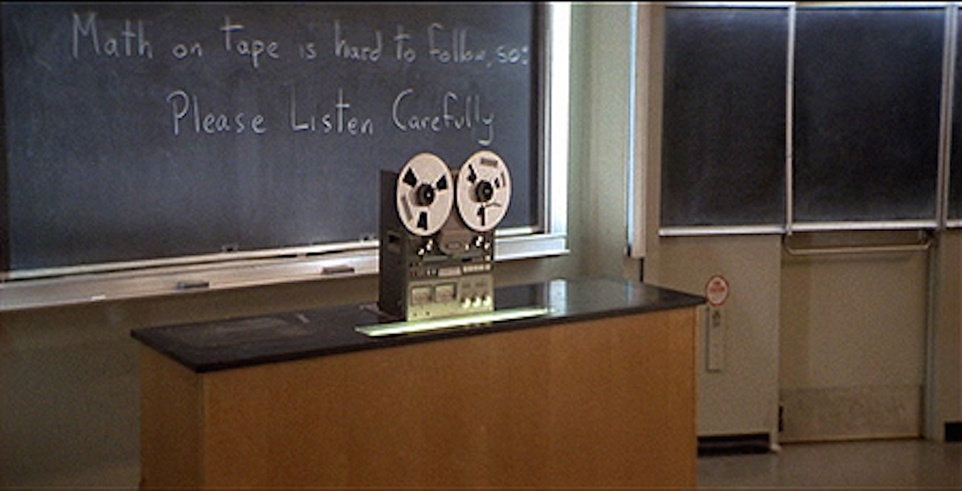
#> input picture hw_signals/recorder.jpg, 962 x 491 px, shrunk from 1875 x 958 before the run
$ jupyter execute signal_process.ipynb
#> lines starting #> are read from the running program, lines starting #| are printed output that depends on the picture; after the words box and inside, x2 and y2 are one past the last pixel; in counts of white or black regions, pixels touching at a corner belong together
[cell 1]
import numpy as np
from numpy.typing import ArrayLike
from scipy import integrate
from matplotlib import pyplot as plt

np.random.seed(0)
plt.rc('font', size=8)
plt.rc('figure', titlesize=10)
plt.rc('axes', titlesize=10, labelsize=8)
plt.rc('xtick', labelsize=8)
plt.rc('ytick', labelsize=8)
plt.rc('legend', fontsize=8)

### 1.b

[cell 2]
# Plot orthogonal cosine basis functions
x_vec = np.arange(0, 1.01, 0.01)
fig, ax = plt.subplots(figsize=(5, 2.5), layout='constrained')
for m in range(6):
    y_vec = np.cos(np.pi * m * x_vec)
    ax.plot(x_vec, y_vec, label=f'm={m}')
ax.set_xlabel('x')
ax.set_ylabel('f(x)')
ax.legend()
ax.grid(True)
fig.savefig('1bfig1.png', dpi=300)
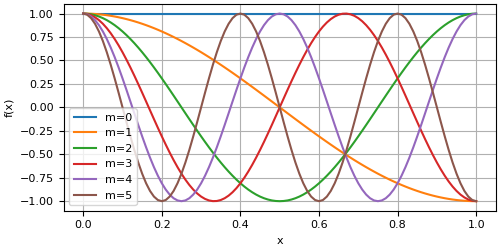
#> figure drawn by matplotlib, 1 panel; curve peaks at x = 0, y = 1; curve peaks at x = 0, y = 1
plt.show()

[cell 3]
# Compute inner product of cosine basis functions
mn_pairs = [(1, 4), (2, 6), (3, 15)]
for m, n in mn_pairs:
    x = np.arange(0, 1.01, 0.01)
    f = np.sin(m * np.pi * x)
    g = np.sin(n * np.pi * x)
    inner_prod = integrate.trapezoid(y=f*g, x=x)
    print(f"Inner product of m={m} and n={n} is: {inner_prod}")

### 3.a

[cell 4]
from skimage.color import rgb2gray

# Read image:
B = plt.imread("recorder.jpg")
#> B is the input picture: shape (491, 962, 3); mean R, G, B 85.4, 73.2, 65.1

# Convert to grayscale:
B = rgb2gray(B)
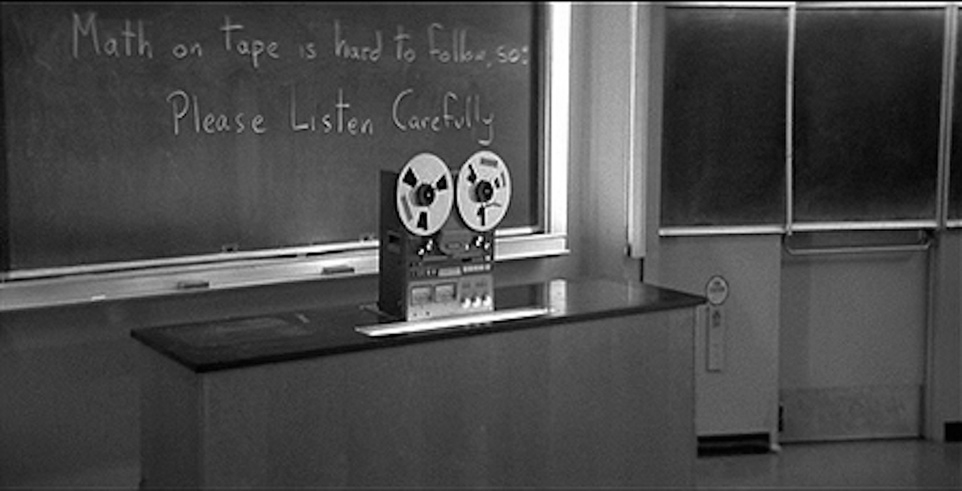
#> B: shape (491, 962) float64; min 0, max 1, mean 0.295

[cell 5]
# Compute printed image size
im_width = 6.5
im_height = B.shape[0] * (6.5 / B.shape[1])
#> im_height = 3.32
im_shape = (im_width, im_height)
#> im_shape = (6.5, 3.32)

# Display image
fig, ax = plt.subplots(figsize=im_shape, layout='constrained')
ax.set_position([0, 0, 1, 1])
ax.imshow(B, cmap='grey', )
ax.set_axis_off()
plt.show()

[cell 6]
B_t = np.fft.fft2(B)  # fourier coefficients

#########################
# AUTOGRADER SUBMISSION #
#########################
A1 = B_t
print(type(A1))
#| <class 'numpy.ndarray'>
print(A1.shape)
#| (491, 962)

### 3.b

[cell 7]
# Plotting inputs
B_t_shift = np.fft.fftshift(B_t)
K_row = np.fft.fftshift(np.fft.fftfreq(B_t.shape[0]))  # row freqs
#> K_row = 491 values from -0.499 to 0.499
K_col = np.fft.fftshift(np.fft.fftfreq(B_t.shape[1]))  # col freqs
#> K_col = 962 values from -0.5 to 0.499

# Compute power spectral density
psd = np.abs(B_t_shift**2)

[cell 8]
# Plot power spectral density
fig, ax = plt.subplots(figsize=(6, 3), layout='constrained')

im = ax.imshow(psd, norm='log', extent=(K_col[0], K_col[-1], K_row[0], K_row[-1]), aspect='auto')
fig.colorbar(im, label='PSD')
ax.set_xlabel('horizontal frequency (cycles per pixel)')
ax.set_ylabel('vertical frequency (cycles per pixel)')
fig.savefig('3bfig1.png', dpi=300)
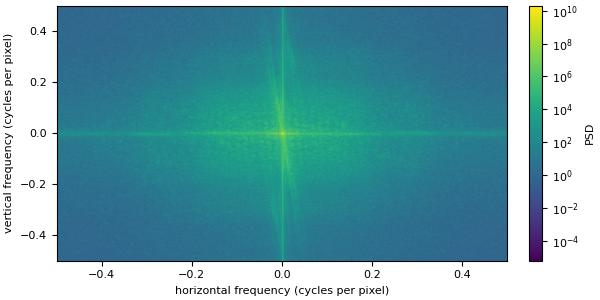
#> figure drawn by matplotlib, 2 panels
plt.show()

### 3.c

[cell 9]
# Display compressed images by truncation
B_t_sort = np.sort(np.abs(B_t.reshape(-1)))

comp_ratios = np.array([0.1, 0.01, 0.002])
B_comp_vec = np.zeros((len(comp_ratios), *B_t.shape))
for i, keep in enumerate(comp_ratios):
    N_keep = int(np.ceil(keep*len(B_t_sort)))
    thresh = B_t_sort[-N_keep]
    ind_keep = np.abs(B_t) > thresh
    B_comp_t = B_t * ind_keep
    B_comp_vec[i] = np.fft.ifft2(B_comp_t).real
    fig, ax = plt.subplots(figsize=im_shape, layout='constrained')
    ax.imshow(B_comp_vec[i], cmap='gray')
    ax.set_axis_off()
    fig.savefig(f'3cfig{i+1}.png', dpi=300)
#> this loop made 3 passes
#> (N_keep, thresh) on passes 1 to 3: (47235, 34.64), (4724, 249.8), (945, 749.1)
#> pass 1, `ind_keep = np.abs(B_t) > thresh`:
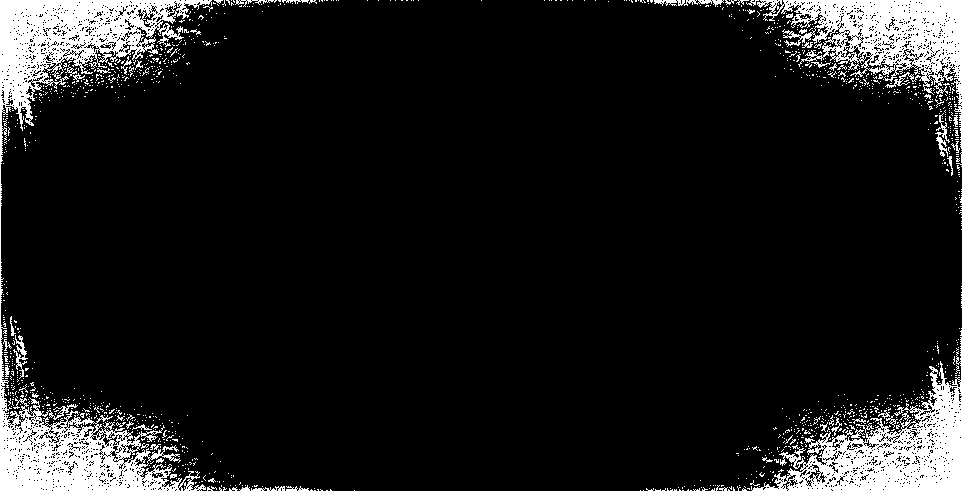
#> ind_keep: shape (491, 962) bool; 10% white; 1310 white regions (1256 under 20 px), largest, box (x1, y1, x2, y2) and area: (0, 0, 212, 491) 21112, (751, 337, 962, 491) 10570, (757, 0, 962, 149) 9976
#> pass 1, `fig.savefig(f'3cfig{i+1}.png', dpi=300)`:
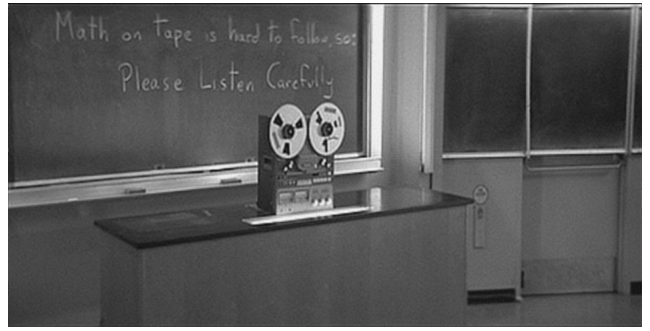
#> figure drawn by matplotlib, 1 panel
#> pass 2, `fig.savefig(f'3cfig{i+1}.png', dpi=300)`:
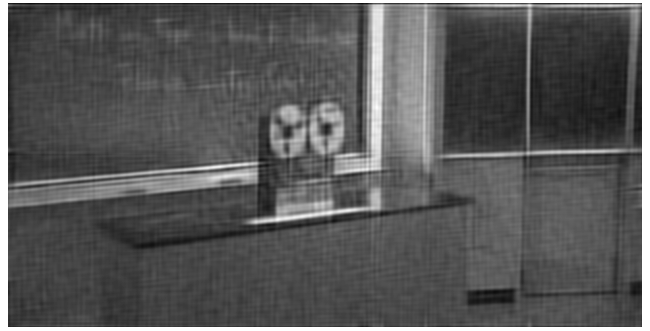
#> figure drawn by matplotlib, 1 panel
#> pass 3, `ind_keep = np.abs(B_t) > thresh`:
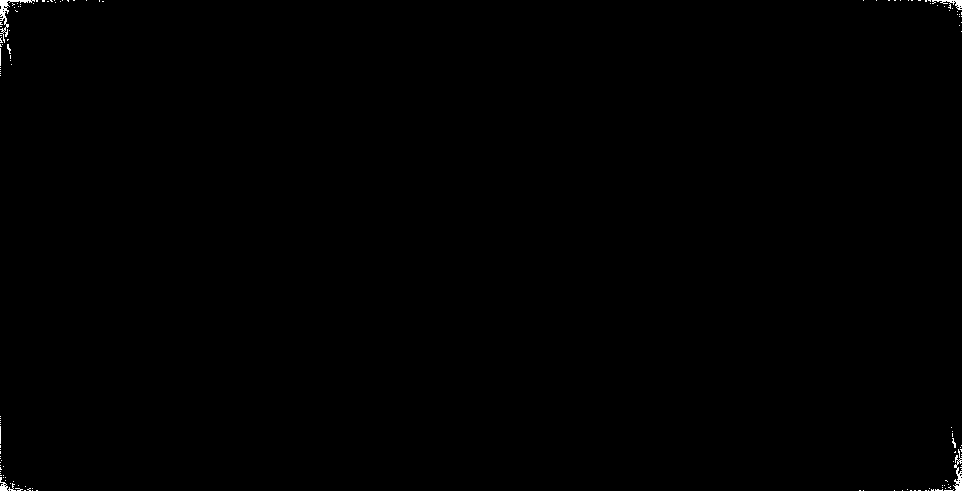
#> ind_keep: shape (491, 962) bool; 0.2% white; 135 white regions (129 under 20 px), largest, box (x1, y1, x2, y2) and area: (0, 0, 35, 43) 245, (953, 449, 962, 491) 166, (932, 0, 962, 10) 119, (0, 477, 16, 491) 83, (7, 44, 11, 54) 20, (952, 438, 956, 448) 20
plt.show()
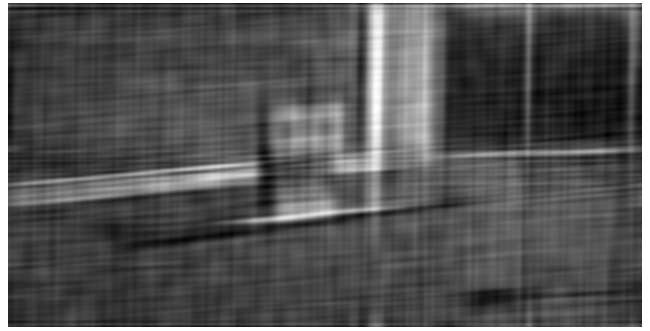
#> figure drawn by matplotlib, 1 panel

### 3.e

[cell 10]
# Compute compression error via Frobenius norm
error = np.zeros(comp_ratios.shape)
for i, (comp_ratio, B_comp) in enumerate(zip(comp_ratios, B_comp_vec)):
    error[i] = np.linalg.norm(B - B_comp)
#> this loop made 3 passes
#> comp_ratio on passes 1 to 3: 0.1, 0.01, 0.002
#> after the loop, error = [7.97, 29.68, 48.36]

#########################
# AUTOGRADER SUBMISSION #
#########################
A2 = error
#> A2 = [7.97, 29.68, 48.36]
print(type(A2))
#| <class 'numpy.ndarray'>
print(A2.shape)
#| (3,)

[cell 11]
error
#> Out = [7.97, 29.68, 48.36]

[cell 12]
error
#> Out = [7.97, 29.68, 48.36]

### 4.b

\begin{align*}
    A_k &= \frac{2}{\pi k} \sin\left(\frac{\pi k}{2}\right) \\
    B_k &= 0
\end{align*}

[cell 13]
# Compute fourier series mode coefficients
k = np.arange(1, 101)
Ak = 2/(np.pi*k)*np.sin(np.pi*k/2)
Bk = k*0

[cell 14]
# Plot fourier series mode coefficients
fig, ax = plt.subplots(figsize=(6.5, 3.5), layout='constrained')
ax.plot(k, Ak, '.', label='$A_k$')
ax.plot(k, Bk, '+', label='$B_k$')
ax.set_xlabel('$k$')
ax.set_ylabel('Mode coefficient')
ax.legend()
ax.grid(True)
fig.savefig('4bfig1.png', dpi=300)
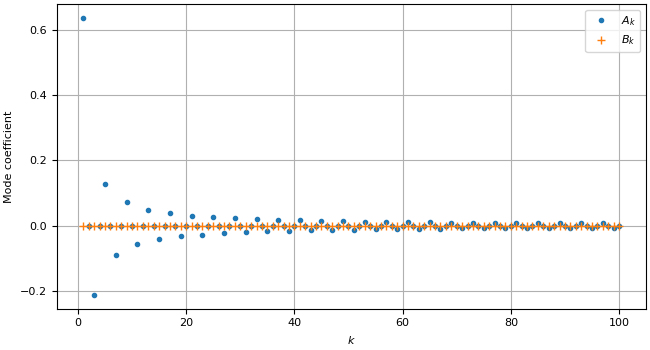
#> figure drawn by matplotlib, 1 panel; curve peaks at x = 1, y = 0.637
plt.show()

### 4. c

[cell 15]
# Define square wave function
def square(x):
    return np.mod(x-1, 4) >= 2

\begin{align*}
    \hat{f}(x) &= \frac{1}{2} + \sum_{k=1}^\infty
        \frac{2}{\pi k} \sin\left(\frac{\pi k}{2}\right)
        \cos\left( \frac{\pi k}{2} x \right)
\end{align*}

[cell 16]
# Define fourier series square wave approximation function
def square_approx(x, n):
#> called with x = array of shape (401,), n = 10
    sum = 0.5 + np.zeros(x.shape)
    for k in range(1, n+1):
        sum += 2/(np.pi*k) * np.sin(np.pi*k/2) * np.cos(np.pi*k/2*x)
    return sum

[cell 17]
# Plot square wave function
dx = 0.01
x_vec = np.arange(-2, 2+dx, dx)

fig, ax = plt.subplots(figsize=(5, 3), layout='constrained')
ax.plot(x_vec, square(x_vec), 'k--', label='truth')
ax.plot(x_vec, square_approx(x_vec, 10), label='Fourier series approx.')
ax.set_xlabel('$x$')
ax.set_ylabel('$f(x)$')
ax.legend()
fig.savefig('4cfig1.png', dpi=300)
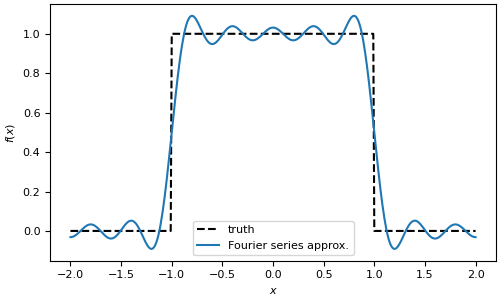
#> figure drawn by matplotlib, 1 panel; curve peaks at x = -1, y = 1; curve peaks at x = -0.8, y = 1.09
plt.show()
